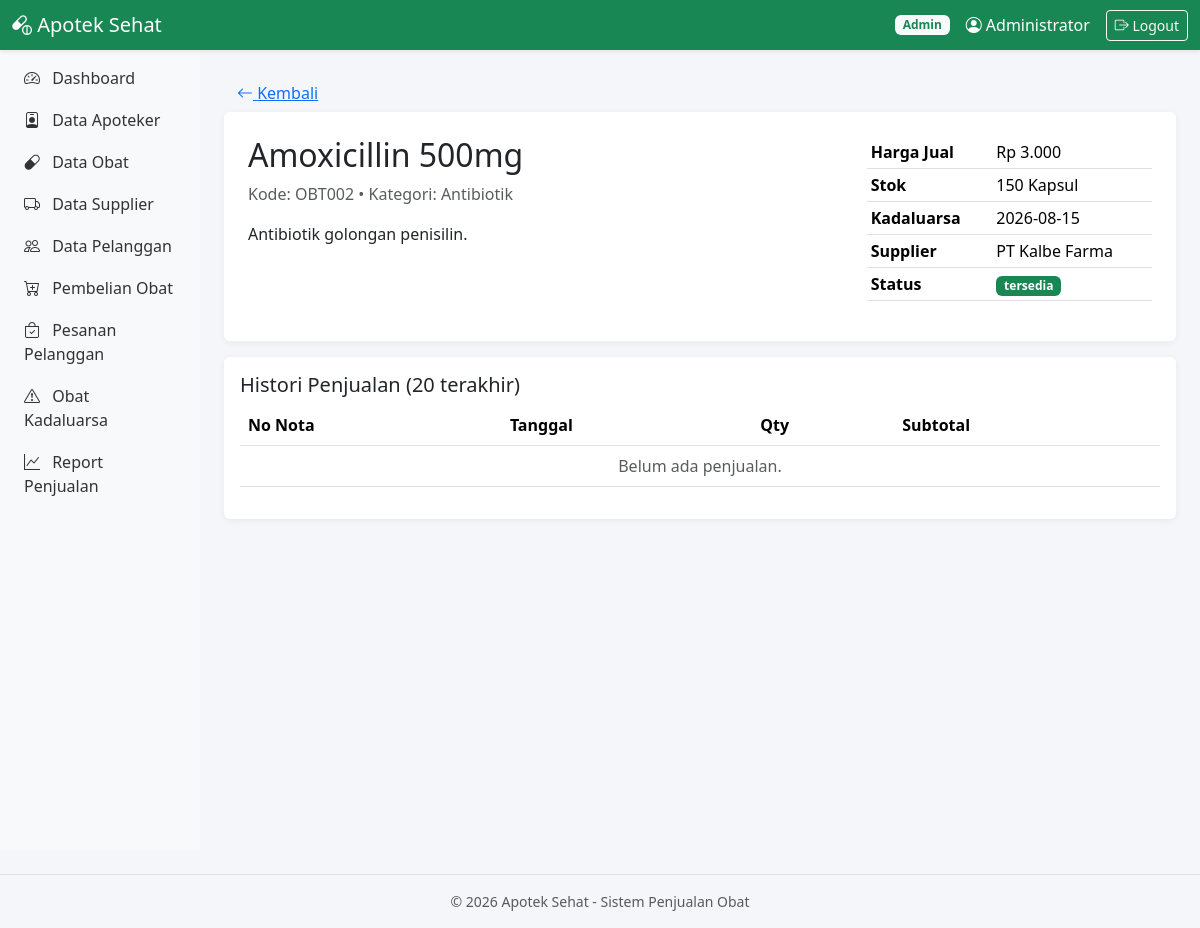
The app's page /apoteker/obat_detail.php?id=2 (signed in) with its own data.
### tables this page shows
CREATE TABLE IF NOT EXISTS obat (
  id INT AUTO_INCREMENT PRIMARY KEY,
  kode_obat VARCHAR(30) NOT NULL UNIQUE,
  nama_obat VARCHAR(150) NOT NULL,
  kategori VARCHAR(50),
  satuan VARCHAR(30),
  harga_beli DECIMAL(12,2) DEFAULT 0,
  harga_jual DECIMAL(12,2) NOT NULL DEFAULT 0,
  stok INT NOT NULL DEFAULT 0,
  tgl_kadaluarsa DATE,
  supplier_id INT,
  deskripsi TEXT,
  status ENUM('tersedia','habis','ditarik') DEFAULT 'tersedia',
  created_at TIMESTAMP DEFAULT CURRENT_TIMESTAMP,
  FOREIGN KEY (supplier_id) REFERENCES supplier(id) ON DELETE SET NULL
);

CREATE TABLE IF NOT EXISTS supplier (
  id INT AUTO_INCREMENT PRIMARY KEY,
  nama_supplier VARCHAR(100) NOT NULL,
  alamat TEXT,
  no_telp VARCHAR(20),
  email VARCHAR(100),
  created_at TIMESTAMP DEFAULT CURRENT_TIMESTAMP
);

### includes/auth.php (called while the page is built, shortened)
<?php
function e($s){ return htmlspecialchars((string)$s, ENT_QUOTES, 'UTF-8'); }

### apoteker/obat_detail.php (the view, shortened to what this page needs)
<?php
require_once __DIR__.'/../includes/header.php';
$id=(int)($_GET['id']??0);
$s=$conn->prepare("SELECT o.*, s.nama_supplier FROM obat o LEFT JOIN supplier s ON s.id=o.supplier_id WHERE o.id=?");
$s->execute([$id]); $o=$s->fetch();
$hist=$conn->prepare("SELECT d.*, p.no_nota, p.tgl_penjualan FROM penjualan_detail d JOIN penjualan p ON p.id=d.penjualan_id WHERE d.obat_id=? ORDER BY p.tgl_penjualan DESC LIMIT 20");
$hist->execute([$id]); $hrows=$hist->fetchAll();
?>
<a href="javascript:history.back()" class="btn btn-link"><i class="bi bi-arrow-left"></i> Kembali</a>
<div class="card p-4 mb-3">
<div class="row">
<div class="col-md-8">
<h2><?= e($o['nama_obat']) ?></h2>
<p class="text-muted">Kode: <?= e($o['kode_obat']) ?> • Kategori: <?= e($o['kategori']) ?></p>
<p><?= nl2br(e($o['deskripsi'])) ?></p>
</div>
<div class="col-md-4">
<table class="table table-sm">
<tr><th>Harga Jual</th><td>Rp <?= number_format($o['harga_jual'],0,',','.') ?></td></tr>
<tr><th>Stok</th><td><?= $o['stok'] ?> <?= e($o['satuan']) ?></td></tr>
<tr><th>Kadaluarsa</th><td><?= e($o['tgl_kadaluarsa']) ?></td></tr>
<tr><th>Supplier</th><td><?= e($o['nama_supplier']) ?></td></tr>
<tr><th>Status</th><td><span class="badge bg-success"><?= e($o['status']) ?></span></td></tr>
</table>
</div></div></div>
<div class="card p-3"><h5>Histori Penjualan (20 terakhir)</h5>
<table class="table"><thead><tr><th>No Nota</th><th>Tanggal</th><th>Qty</th><th>Subtotal</th></tr></thead><tbody>
<?php foreach($hrows as $h):?>
<tr><td><a href="penjualan_detail.php?id=<?= $h['penjualan_id'] ?>"><?= e($h['no_nota']) ?></a></td>
<td><?= e($h['tgl_penjualan']) ?></td><td><?= $h['jumlah'] ?></td>
<td>Rp <?= number_format($h['subtotal'],0,',','.') ?></td></tr>
<?php endforeach; if(!$hrows):?><tr><td colspan="4" class="text-center text-muted">Belum ada penjualan.</td></tr><?php endif;?>
</tbody></table></div>
<?php require __DIR__.'/../includes/footer.php'; ?>

### assets/css/style.css (style rules this page uses)
body { background:#f4f6f9;font-family:'Segoe UI',sans-serif }
.card { border:none;box-shadow:0 2px 8px rgba(0,0,0,.05) }
.table thead { background:#198754;color:#fff }

### records on screen
obat: nama_obat "Amoxicillin 500mg", kode_obat "OBT002", kategori "Antibiotik", deskripsi "Antibiotik golongan penisilin.", harga_jual "3.000", stok "150", satuan "Kapsul", tgl_kadaluarsa "2026-08-15", supplier.nama_supplier "PT Kalbe Farma", status "tersedia"

### other values on screen
$role "Admin"
$nama "Administrator"
